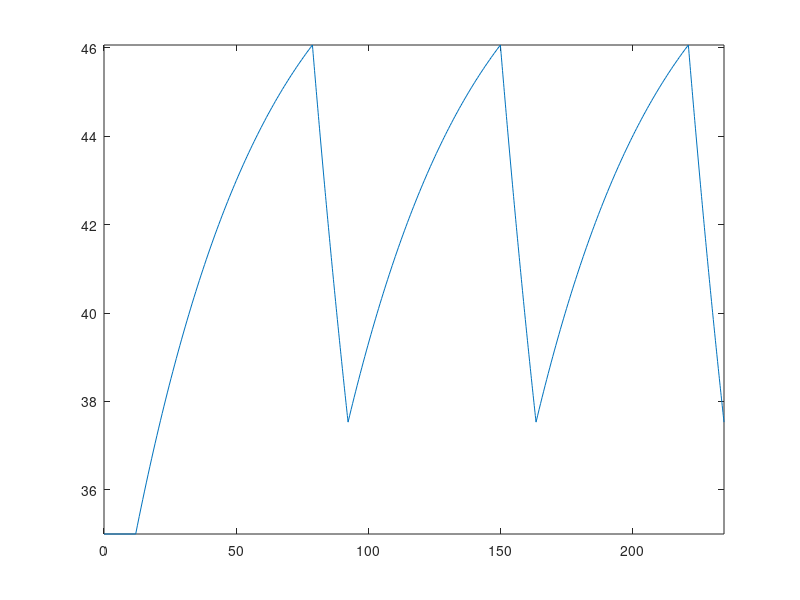

Write MATLAB code to recreate this figure.
% script RR_temp_controlled_bath
% This code performs some calculations related to a temperature-controlled bath,
% with a convective delay of d seconds between the valve and the faucet where the
% water enters the bath.
%% Renaissance Repository, https://github.com/tbewley/RR (Renaissance Robotics, Chapter 10)
%% Copyright 2025 by Thomas Bewley, published under BSD 3-Clause License.

clear; close all
T0=35; T1=45; Tmax=50; Tmin=10; a0=.02, d=12

disp('first calculate the analysical solution for a simple control rule with')
disp('u(t)=Tmax if y(t)<T(t), u(t)=T(t) if y(t)=T(t), u(t)=Tmin if y(t)>T(t)')
t0_=[0 d]; y0_=[T0 T0];
T=y0_(end); t1=d +(-log((T1-Tmax)/(T-Tmax)))/a0;    t1_=[d:t1/100:t1+d];         y1_=Tmax+(T-Tmax)*exp(-a0*(t1_-d));
T=y1_(end); t2=t1+d+(-log((T1-Tmin)/(T-Tmin)))/a0;  t2_=[t1+d:(t2-t1)/100:t2+d]; y2_=Tmin+(T-Tmin)*exp(-a0*(t2_-(t1+d)));
T=y2_(end); t3=t2+d+(-log((T1-Tmax)/(T-Tmax)))/a0;  t3_=[t2+d:(t3-t2)/100:t3+d]; y3_=Tmax+(T-Tmax)*exp(-a0*(t3_-(t2+d)));
T=y3_(end); t4=t3+d+(-log((T1-Tmin)/(T-Tmin)))/a0;  t4_=[t3+d:(t4-t3)/100:t4+d]; y4_=Tmin+(T-Tmin)*exp(-a0*(t4_-(t3+d)));
T=y4_(end); t5=t4+d+(-log((T1-Tmax)/(T-Tmax)))/a0;  t5_=[t4+d:(t5-t4)/100:t5+d]; y5_=Tmax+(T-Tmax)*exp(-a0*(t5_-(t4+d)));
T=y5_(end); t6=t5+d+(-log((T1-Tmin)/(T-Tmin)))/a0;  t6_=[t5+d:(t6-t5)/100:t6+d]; y6_=Tmin+(T-Tmin)*exp(-a0*(t6_-(t5+d)));
t=[t0_ t1_ t2_ t3_ t4_ t5_ t6_]; y=[y0_ y1_ y2_ y3_ y4_ y5_ y6_];
figure(1), plot(t,y), axis tight, pause
